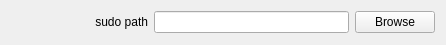
            <widget class="QWidget" name="scrollAreaWidgetContents_sudo">
             <property name="geometry">
              <rect>
               <x>0</x>
               <y>0</y>
               <width>436</width>
               <height>45</height>
              </rect>
             </property>
             <layout class="QVBoxLayout" name="verticalLayout_9">
              <item>
               <layout class="QHBoxLayout" name="layout_sudo">
                <item>
                 <widget class="QLabel" name="label_sudo">
                  <property name="sizePolicy">
                   <sizepolicy hsizetype="Preferred" vsizetype="Preferred">
                    <horstretch>7</horstretch>
                    <verstretch>0</verstretch>
                   </sizepolicy>
                  </property>
                  <property name="text">
                   <string>sudo path</string>
                  </property>
                  <property name="alignment">
                   <set>Qt::AlignRight|Qt::AlignTrailing|Qt::AlignVCenter</set>
                  </property>
                 </widget>
                </item>
                <item>
                 <widget class="QLineEdit" name="lineEdit_sudo">
                  <property name="sizePolicy">
                   <sizepolicy hsizetype="Expanding" vsizetype="Fixed">
                    <horstretch>10</horstretch>
                    <verstretch>0</verstretch>
                   </sizepolicy>
                  </property>
                  <property name="toolTip">
                   <string>Path to sudo</string>
                  </property>
                 </widget>
                </item>
                <item>
                 <widget class="QPushButton" name="pushButton_sudo">
                  <property name="sizePolicy">
                   <sizepolicy hsizetype="Minimum" vsizetype="Fixed">
                    <horstretch>4</horstretch>
                    <verstretch>0</verstretch>
                   </sizepolicy>
                  </property>
                  <property name="text">
                   <string>Browse</string>
                  </property>
                 </widget>
                </item>
               </layout>
              </item>
              <item>
               <spacer name="spacer_sudo">
                <property name="orientation">
                 <enum>Qt::Vertical</enum>
                </property>
                <property name="sizeHint" stdset="0">
                 <size>
                  <width>424</width>
                  <height>244</height>
                 </size>
                </property>
               </spacer>
              </item>
             </layout>
            </widget>
